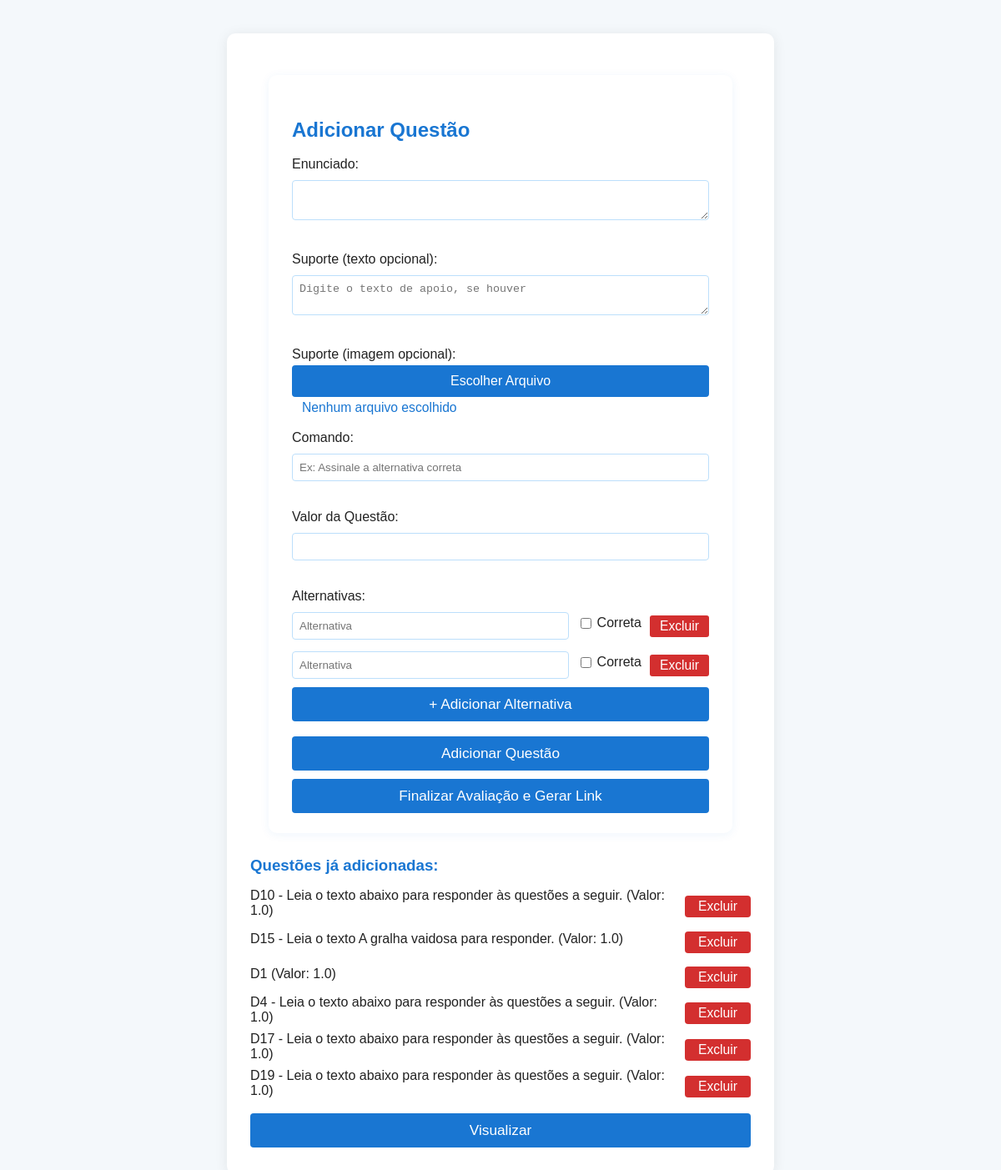
The app's page /avaliacao/6 with its own data.
### tables this page shows
CREATE TABLE questao (
        id INTEGER PRIMARY KEY AUTOINCREMENT,
        avaliacao_id INTEGER,
        enunciado TEXT,
        suporte_texto TEXT,
        suporte_imagem TEXT,
        comando TEXT,
        imagem TEXT,
        valor REAL,
        FOREIGN KEY (avaliacao_id) REFERENCES avaliacao(id)
    );

### app.py (the view, shortened to what this page needs)
@app.route('/avaliacao/<int:avaliacao_id>', methods=['GET', 'POST'])
def adicionar_questoes(avaliacao_id):
    conn = get_db()
    cur = conn.cursor()
    cur.execute('SELECT * FROM questao WHERE avaliacao_id = ?', (avaliacao_id,))
    questoes = cur.fetchall()
    conn.close()
    return render_template('adicionar_questoes.html', avaliacao_id=avaliacao_id, questoes=questoes)

### app.py (called while the page is built)
def get_db():
    conn = sqlite3.connect(os.path.join(BASE_DIR, 'database.db'))
    conn.row_factory = sqlite3.Row
    return conn

### templates/adicionar_questoes.html (shortened to what this page needs)
<!DOCTYPE html>
<html lang="pt-br">
<head>
    <link rel="stylesheet" href="/static/css/style.css">
</head>
<body>
    <div class="container">
        <div class="form-card">
            <h2>Adicionar Questão</h2>
            <form method="POST" enctype="multipart/form-data">
                <div class="form-group">
                    <label>Enunciado:</label>
                    <textarea name="enunciado" required></textarea>
                </div>
                <div class="form-group">
                    <label>Suporte (texto opcional):</label>
                    <textarea name="suporte_texto" id="suporte_texto" placeholder="Digite o texto de apoio, se houver"></textarea>
                </div>
                <div class="form-group">
                    <label>Suporte (imagem opcional):</label>
                    <div class="file-input-wrapper">
                        <label class="file-input-label">Escolher Arquivo
                        </label>
                        <span class="file-chosen" id="suporte-file-chosen">Nenhum arquivo escolhido</span>
                    </div>
                </div>
                <div class="form-group">
                    <label>Comando:</label>
                    <input type="text" name="comando" placeholder="Ex: Assinale a alternativa correta" required>
                </div>
                <div class="form-group">
                    <label>Valor da Questão:</label>
                    <input type="number" name="valor" step="0.01" min="0" required>
                </div>
                <div class="form-group alternativas-list">
                    <label>Alternativas:</label>
                    <div id="alternativas">
                        <div class="alternativa-item">
                            <input type="text" name="alternativa" required placeholder="Alternativa">
                            <label class="correta-label"><input type="checkbox" name="correta" value="0"> Correta</label>
                            <button type="button" onclick="removerAlternativa(this)">Excluir</button>
                        </div>
                        <div class="alternativa-item">
                            <input type="text" name="alternativa" required placeholder="Alternativa">
                            <label class="correta-label"><input type="checkbox" name="correta" value="1"> Correta</label>
                            <button type="button" onclick="removerAlternativa(this)">Excluir</button>
                        </div>
                    </div>
                    <button type="button" onclick="addAlternativa()" class="btn btn-full">+ Adicionar Alternativa</button>
                </div>
                <button type="submit" class="btn btn-full">Adicionar Questão</button>
                <a href="/gerar_link/{{ avaliacao_id }}" class="btn btn-finalizar"><span>Finalizar Avaliação e Gerar Link</span></a>
            </form>
        </div>
        <div class="questoes-list">
            <h3 style="color:#1976d2;">Questões já adicionadas:</h3>
            <ul style="padding-left:0;">
                {% for q in questoes %}
                    <li class="questao-item">
                        <span style="flex:1;">{{ q['enunciado'] }} (Valor: {{ q['valor'] }})</span>
                        <form method="POST" action="/excluir_questao/{{ q['id'] }}/{{ avaliacao_id }}" style="display:inline;">
                            <button type="submit" class="excluir-btn" onclick="return confirm('Tem certeza que deseja excluir esta questão?')">Excluir</button>
                        </form>
                    </li>
                {% else %}
                    <li>Nenhuma questão adicionada ainda.</li>
                {% endfor %}
            </ul>
            <a href="/visualizar_avaliacao/{{ avaliacao_id }}" class="btn btn-full" style="margin:18px auto 0 auto; background:#1976d2; color:#fff; display:block; max-width:100%; width:100%; text-align:center;">Visualizar</a>
        </div>
    </div>
</body>
</html>

### static/css/style.css (style rules this page uses)
body { background: #f4f8fb; font-family: Arial, sans-serif; color: #222; }
.container { background: #fff; max-width: 600px; margin: 40px auto; padding: 32px 28px; border-radius: 10px; box-shadow: 0 2px 16px rgba(0,0,0,0.08); }
h2, h3 { color: #1976d2; }
input[type="text"], input[type="email"], input[type="password"], input[type="number"], textarea { width: 100%; padding: 8px; margin: 6px 0 16px 0; border: 1px solid #bcdffb; border-radius: 4px; box-sizing: border-box; }
button, .btn { background: #1976d2; color: #fff; border: none; padding: 10px 22px; border-radius: 4px; cursor: pointer; font-size: 1em; margin-top: 8px; text-decoration: none; display: inline-block; }

### templates/adicionar_questoes.html (style rules this page uses)
.form-card { background: #fff; border-radius: 10px; box-shadow: 0 2px 12px rgba(25, 118, 210, 0.07); padding: 32px 28px 24px 28px; margin-bottom: 24px; margin-top: 18px; max-width: 500px; margin-left: auto; margin-right: auto; }
.form-card h2 { color: #1976d2; margin-bottom: 18px; font-size: 1.5em; }
.form-group { margin-bottom: 18px; }
.form-group label { font-weight: 500; margin-bottom: 4px; display: block; }
.alternativas-list { margin-bottom: 18px; }
.alternativa-item { display: flex; align-items: center; gap: 10px; margin-bottom: 8px; }
.alternativa-item input[type="text"] { flex: 1; margin-bottom: 0; }
.alternativa-item .correta-label { display: flex; align-items: center; gap: 4px; font-size: 1em; margin-bottom: 0; }
.alternativa-item button { margin-left: 0; background: #d32f2f; color: #fff; border: none; border-radius: 3px; padding: 4px 12px; cursor: pointer; font-size: 0.98em; transition: background 0.2s; }
.btn-full { width: 100%; margin-top: 10px; margin-bottom: 8px; font-size: 1.08em; font-weight: 500; display: block; box-sizing: border-box; }
.btn-finalizar { width: 100%; margin-top: 10px; margin-bottom: 0; font-size: 1.08em; font-weight: 500; display: block; box-sizing: border-box; text-align: center; }
.btn-finalizar span { display: inline-block; width: 100%; text-align: center; }
.questoes-list { margin-top: 28px; }
.questoes-list h3 { color: #1976d2; margin-bottom: 10px; }
.questao-item { display: flex; align-items: center; gap: 10px; margin-bottom: 8px; }
.questao-item .excluir-btn { background: #d32f2f; color: #fff; border: none; border-radius: 4px; padding: 4px 16px; font-size: 0.98em; cursor: pointer; transition: background 0.2s; }
.file-input-wrapper { position: relative; width: 100%; margin-top: 4px; }
.file-input-label { display: inline-block; background: #1976d2; color: #fff; border: none; border-radius: 4px; padding: 10px 22px; font-size: 1em; font-weight: 500; cursor: pointer; text-align: center; transition: background 0.2s; z-index: 1; }
.file-chosen { margin-left: 12px; color: #1976d2; font-size: 0.98em; }

### records on screen
questao: enunciado "D10 - Leia o texto abaixo para responder às questões a seguir.", valor "1.0"
questao: enunciado "D15 - Leia o texto A gralha vaidosa para responder.", valor "1.0"
questao: enunciado "D1", valor "1.0"
questao: enunciado "D4 - Leia o texto abaixo para responder às questões a seguir.", valor "1.0"
questao: enunciado "D17 - Leia o texto abaixo para responder às questões a seguir.", valor "1.0"
questao: enunciado "D19 - Leia o texto abaixo para responder às questões a seguir.", valor "1.0"
